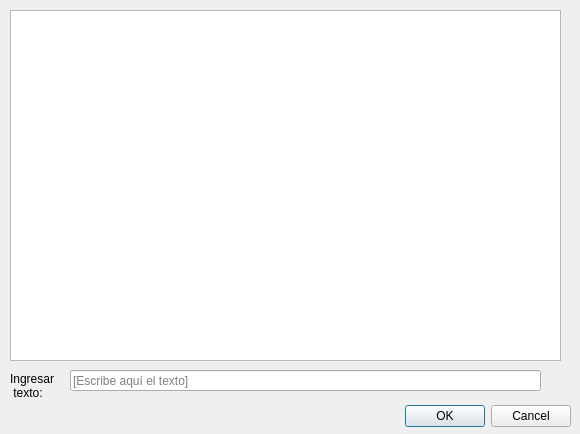
<?xml version="1.0" encoding="UTF-8"?>
<ui version="4.0">
 <class>Chat</class>
 <widget class="QDialog" name="Chat">
  <property name="geometry">
   <rect>
    <x>0</x>
    <y>0</y>
    <width>580</width>
    <height>434</height>
   </rect>
  </property>
  <property name="windowTitle">
   <string>Chat</string>
  </property>
  <widget class="QDialogButtonBox" name="buttonBox">
   <property name="geometry">
    <rect>
     <x>230</x>
     <y>400</y>
     <width>341</width>
     <height>32</height>
    </rect>
   </property>
   <property name="orientation">
    <enum>Qt::Horizontal</enum>
   </property>
   <property name="standardButtons">
    <set>QDialogButtonBox::Cancel|QDialogButtonBox::Ok</set>
   </property>
  </widget>
  <widget class="QPlainTextEdit" name="plainTextEdit">
   <property name="geometry">
    <rect>
     <x>10</x>
     <y>10</y>
     <width>551</width>
     <height>351</height>
    </rect>
   </property>
   <property name="readOnly">
    <bool>true</bool>
   </property>
  </widget>
  <widget class="QLineEdit" name="lineEdit">
   <property name="geometry">
    <rect>
     <x>70</x>
     <y>370</y>
     <width>471</width>
     <height>21</height>
    </rect>
   </property>
   <property name="placeholderText">
    <string>[Escribe aquí el texto]</string>
   </property>
  </widget>
  <widget class="QLabel" name="label">
   <property name="geometry">
    <rect>
     <x>10</x>
     <y>370</y>
     <width>91</width>
     <height>31</height>
    </rect>
   </property>
   <property name="text">
    <string>Ingresar
 texto:</string>
   </property>
   <property name="textFormat">
    <enum>Qt::PlainText</enum>
   </property>
   <property name="scaledContents">
    <bool>false</bool>
   </property>
  </widget>
 </widget>
 <resources/>
 <connections>
  <connection>
   <sender>buttonBox</sender>
   <signal>accepted()</signal>
   <receiver>Chat</receiver>
   <slot>accept()</slot>
   <hints>
    <hint type="sourcelabel">
     <x>248</x>
     <y>254</y>
    </hint>
    <hint type="destinationlabel">
     <x>157</x>
     <y>274</y>
    </hint>
   </hints>
  </connection>
  <connection>
   <sender>buttonBox</sender>
   <signal>rejected()</signal>
   <receiver>Chat</receiver>
   <slot>reject()</slot>
   <hints>
    <hint type="sourcelabel">
     <x>316</x>
     <y>260</y>
    </hint>
    <hint type="destinationlabel">
     <x>286</x>
     <y>274</y>
    </hint>
   </hints>
  </connection>
 </connections>
</ui>
